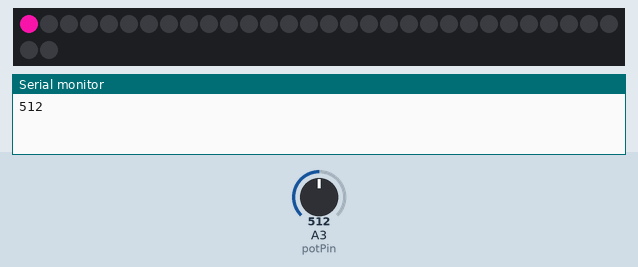
Simulated run of this sketch. Board: Arduino Uno, built with avr-gcc and run on an emulated ATmega328P. Parts: 32 RGB LEDs in strip order, left to right, continuing on the next row, the last lines printed to the serial monitor. Inputs (shaded band) come from the test bench; at power-on: A3 (potPin) = 512. Dim RGB values are drawn brighter than linear; random numbers use the default seed unless the sketch sets one.

Above: at 0.15 s.
At 5.1 s:
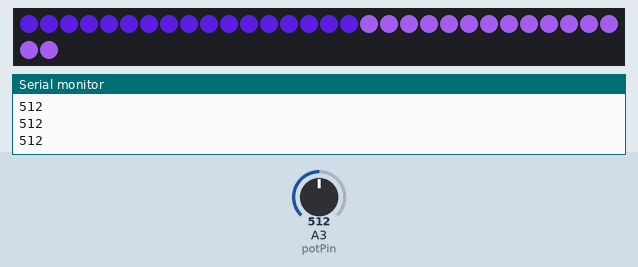
At 10.04 s:
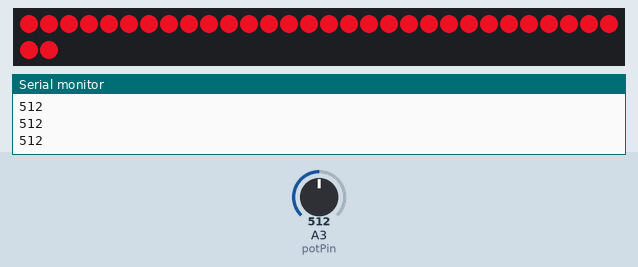
At 19.92 s:
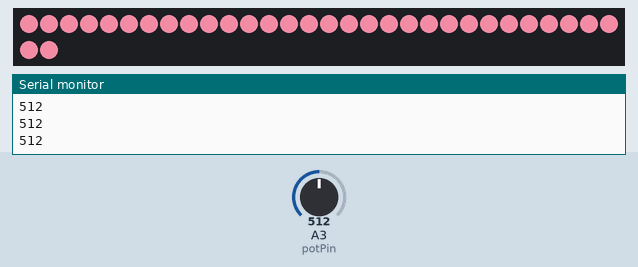
At 29.81 s:
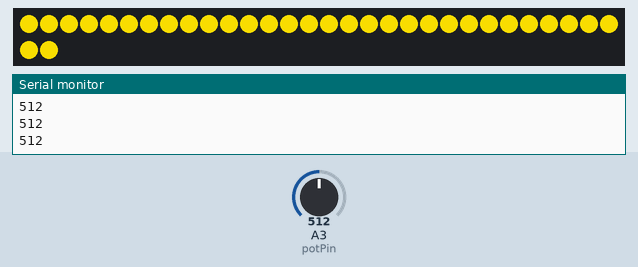
At 39.7 s:
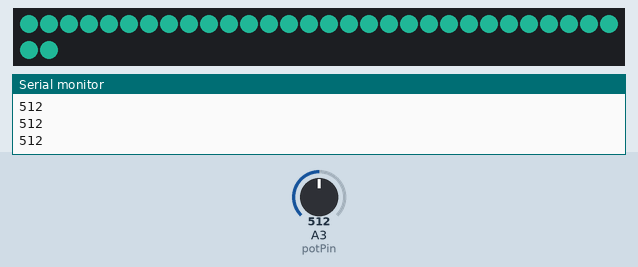

The sketch:

Led_List_32.ino
```cpp
#include <Adafruit_NeoPixel.h>

#define NUMPIXELS 32
#define PIN 13
Adafruit_NeoPixel strip = Adafruit_NeoPixel(NUMPIXELS, PIN, NEO_GRB + NEO_KHZ800);


int potPin =A3;
int potVal = 0;

void setup() {
  strip.begin();
  Serial.begin(9600);
  pinMode(A3,INPUT);
}


void loop(){

potVal = analogRead(A3);

Serial.println(potVal);


int c1 = random(0,255);
int c2 = random(0,255);
int c3 = random(0,255);

for(int k = 0; k < 32; k++)
{
strip.setPixelColor(k, strip.Color(c1, c2, c3));
  strip.show();
  delay(10);

  if (k == 32)
  {
    k = 0;
  }

}


}
```
